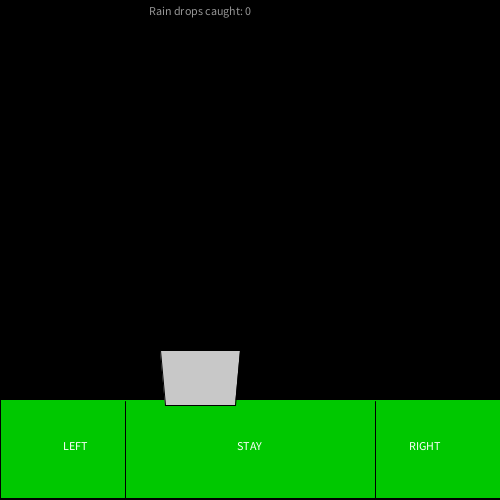
Frame 1 (no input)
Frame 60 (the mouse pressed at the canvas centre just before this capture): identical to frame 1, image omitted
Frame 120 (the mouse held since frame 60 and released just before this capture): identical to frame 1, image omitted

The Processing sketch that drew this single still picture (run headless with seeded random() and noise(); from frame 60 on, the mouse is pressed at the canvas centre):

// Processing sketch: catch_raindropsgame
// ── catch_raindropsgame.pde

Bucket buck = new Bucket();
RainDrop[] rain = new RainDrop[70];

boolean right = false;
boolean left = false;
void setup() {
  textAlign(CENTER);
  smooth();
  size(500, 500);

  for (int i = 0; i<rain.length;i++) {
    rain[i] = new RainDrop();
  }
}

int dropsMissed = 0;
int dropsCaught = 0;
int gameState = 1;
void draw() {
 
  background (0);
  if (gameState==1) {
    fill(0, 200, 0);
    rect(0, 399, width, height-401);
    stroke(0);
    line((width/4), 401, (width/4), height);
    line((3*width/4), 401, (3*width/4), height);
    fill(255);
    text("LEFT", (width/4) - 50, 450);
    text("STAY", (2*width/4), 450);
    text("RIGHT", (3*width/4) + 50, 450);
 
    if (mouseY>400) {
      checkMouse();
    }
    buck.display();
 

    for (int i = 2; i<rain.length;i++) {
      if ((int)(millis()/1000) ==rain[i].timeToDisplay) {
        rain[i].makeRain();
      }
    }
    
    for (int i=0; i<rain.length;i++) {
 
      if (rain[i].falling) {
        rain[i].display();
        rain[i].fall();
      }
     
      if (abs(rain[i].locationY - buck.locationY+35)<=5 && abs(rain[i].locationX - buck.locationX)<=35) {
        rain[i].caught();
        dropsCaught ++;
      }
      if (rain[i].locationY>400) {
        rain[i].miss();
        dropsMissed++;
      }
    }
   
    if (right) {
      buck.moveRight();
    }
    if (left) {
      buck.moveLeft();
    }
 
    fill(150);
    text("Rain drops caught: " + dropsCaught, 200, 15);
    if (dropsMissed + dropsCaught == 30) {
      gameState = 4;
    }
  }

  if (gameState == 4) {
    text("Congratulations! You caught " +dropsCaught+ " rain drops!", 200, 100);
    if (dropsCaught >=dropsMissed) {
      text("WINNER!", 150, 150);
    }
    else text("TRY AGAIN!", 150, 150);
  }
}

void keyPressed() {
  if (keyCode==RIGHT) {
    right = true;
  }
 
  if (keyCode==LEFT) {
    left = true;
  }
}
 
void keyReleased() {
  if (keyCode==RIGHT) {
    right = false;
  }
 
  if (keyCode==LEFT) {
    left = false;
  }
}
 
void checkMouse() {
  if ((int)mouseX> (int)(3*width/4)) {
    right = true;
    left = false;
  }
  if ((int)mouseX< (int)(width/4)) {
    left = true;
    right = false;
  }
  if ((int)mouseX>(int)(width/4) && (int)mouseX< (int)(3*width/4)) {
    left = false;
    right = false;
  }
}
 
class Bucket{
  int locationX;
  int locationY;
  int speedChange;
   
  Bucket(){
   locationX = 200;
   locationY = 390;
   speedChange = 5;
    
  }
   
  void moveRight(){
    locationX += speedChange;
    //keep the bucket on the screen
    if (locationX> 366){
      locationX = 366;
    }
  }
   
  void moveLeft(){
    locationX -= speedChange;
    //keep the bucket on the screen
    if (locationX< 34){
      locationX = 34;
    }
     
  }
   
  void display(){
    fill(200);
    quad(locationX-40,locationY-40,
        locationX-35,locationY + 15,
        locationX + 35,locationY + 15,
        locationX + 40,locationY - 40);
    
     
    
  }
   
}
class RainDrop{
  int locationX;
  int locationY;
  boolean falling;
  int timeToDisplay;
  int fallingSpeed;
   
   
  RainDrop(){
    locationY = 2;
    locationX = (int)random(2,325);
    falling = false;
    timeToDisplay = (int)random(2,80);
    fallingSpeed = (int)random(2,3);
  }
   
  void display(){
    noStroke();
    fill(84,162,200);
    ellipse(locationX,locationY, 10,10);
    triangle(locationX-5,locationY,
             locationX,locationY-10,
             locationX + 5, locationY);
              
  }
   
  void fall(){
    locationY +=fallingSpeed;
  }
   
  void makeRain(){
    falling = true;
  }
 //these two methods put the drop off the screen
  void caught(){
     
    fallingSpeed = 2;
    locationX = 999;
  }
  void miss(){
   fallingSpeed = 2;
  locationY = -200;
  }
   
}
